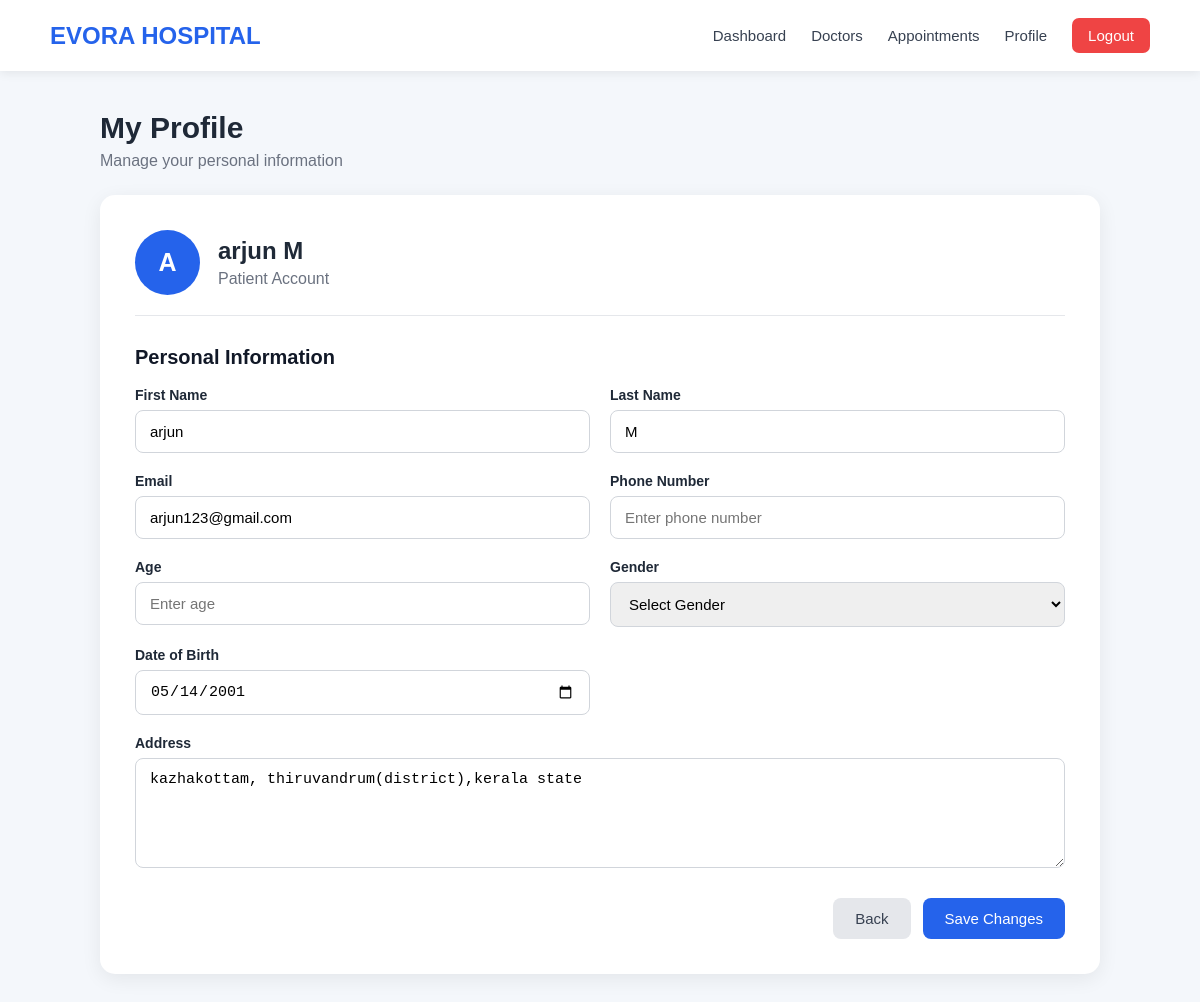
Page /patient/profile/ (signed in) on the committed database.
### accounts/models.py (models this page shows, shortened)
class User(AbstractUser):
    ROLE_CHOICES = (
        ('patient', 'Patient'),
        ('doctor', 'Doctor'),
        ('admin', 'Admin'),
    )
    phone = models.CharField(
        max_length=15,
        blank=True
    )
    role = models.CharField(
        max_length=20,
        choices=ROLE_CHOICES,
        default='patient'
    )

### patients/models.py (models this page shows, shortened)
class Patient(models.Model):
    GENDER_CHOICES = (
        ('male', 'Male'),
        ('female', 'Female'),
        ('other', 'Other'),
    )
    user = models.OneToOneField(
        settings.AUTH_USER_MODEL,
        on_delete=models.CASCADE,
        related_name='patient_profile'
    )
    age = models.PositiveIntegerField(
        null=True,
        blank=True
    )
    gender = models.CharField(
        max_length=10,
        choices=GENDER_CHOICES,
        blank=True
    )
    date_of_birth = models.DateField(
        null=True,
        blank=True
    )
    address = models.TextField(
        blank=True
    )
    created_at = models.DateTimeField(
        auto_now_add=True
    )

### patients/views.py (the view, shortened to what this page needs)
@login_required
def patient_profile(request):
    if request.user.role != 'patient':
        messages.error(
            request,
            'Only patients can access this page.'
        )
        return redirect('patient_login')
    patient, created = Patient.objects.get_or_create(
        user=request.user
    )
    context = {
        'patient': patient,
        'user': request.user,
    }
    return render(
        request,
        'patients/profile.html',
        context
    )

### templates/patients/profile.html (shortened to what this page needs)
<!DOCTYPE html>
<html lang="en">
<head>
</head>
<body>
<nav class="navbar">
    <div class="logo">
        EVORA HOSPITAL
    </div>
    <div class="nav-links">
        <a href="/patient/dashboard/">
            Dashboard
        </a>
        <a href="/doctors/list/">
            Doctors
        </a>
        <a href="/appointments/my-appointments/">
            Appointments
        </a>
        <a href="/patient/profile/">
            Profile
        </a>
        <a href="/logout/" class="logout">
            Logout
        </a>
    </div>
</nav>
<div class="container">
    <div class="page-title">
        <h1>
            My Profile
        </h1>
        <p>
            Manage your personal information
        </p>
    </div>
    <div class="profile-card">
        <div class="profile-header">
            <div class="avatar">
                {% if user.first_name %}
                    {{ user.first_name|first|upper }}
                {% else %}
                    {{ user.username|first|upper }}
                {% endif %}
            </div>
            <div>
                <h2>
                    {% if user.get_full_name %}
                        {{ user.get_full_name }}
                    {% else %}
                        {{ user.username }}
                    {% endif %}
                </h2>
                <p>
                    Patient Account
                </p>
            </div>
        </div>
        <form method="POST">
            <h3 class="section-title">
                Personal Information
            </h3>
            <div class="form-grid">
                <div class="form-group">
                    <label>
                        First Name
                    </label>
                    <input
                        type="text"
                        name="first_name"
                        value="{{ user.first_name }}"
                        placeholder="Enter first name"
                    >
                </div>
                <div class="form-group">
                    <label>
                        Last Name
                    </label>
                    <input
                        type="text"
                        name="last_name"
                        value="{{ user.last_name }}"
                        placeholder="Enter last name"
                    >
                </div>
                <div class="form-group">
                    <label>
                        Email
                    </label>
                    <input
                        type="email"
                        name="email"
                        value="{{ user.email }}"
                        placeholder="Enter email"
                    >
                </div>
                <div class="form-group">
                    <label>
                        Phone Number
                    </label>
                    <input
                        type="text"
                        name="phone"
                        value="{{ user.phone }}"
                        placeholder="Enter phone number"
                    >
                </div>
                <div class="form-group">
                    <label>
                        Age
                    </label>
                    <input
                        type="number"
                        name="age"
                        value="{{ patient.age|default:'' }}"
                        min="1"
                        max="120"
                        placeholder="Enter age"
                    >
                </div>
                <div class="form-group">
                    <label>
                        Gender
                    </label>
                    <select name="gender">
                        <option value="">
                            Select Gender
                        </option>
                    </select>
                </div>
                <div class="form-group">
                    <label>
                        Date of Birth
                    </label>
                    <input
                        type="date"
                        name="date_of_birth"
                        value="{{ patient.date_of_birth|date:'Y-m-d' }}"
                    >
                </div>
                <div class="form-group full">
                    <label>
                        Address
                    </label>
                    <textarea
                        name="address"
                        placeholder="Enter your address"
                    >{{ patient.address }}</textarea>
                </div>
            </div>
            <div class="button-area">
                <a
                    href="/patient/dashboard/"
                    class="btn back-btn"
                >
                    Back
                </a>
                <button
                    type="submit"
                    class="btn save-btn"
                >
                    Save Changes
                </button>
            </div>
        </form>
    </div>
</div>
</body>
</html>

### templates/patients/profile.html (style rules this page uses)
* { box-sizing: border-box; margin: 0; padding: 0; }
body { font-family: Arial, sans-serif; background: #f4f7fb; color: #1f2937; }
.navbar { background: #ffffff; padding: 18px 50px; display: flex; justify-content: space-between; align-items: center; box-shadow: 0 2px 10px rgba(0,0,0,0.08); }
.logo { font-size: 24px; font-weight: bold; color: #2563eb; }
.nav-links { display: flex; gap: 25px; align-items: center; }
.nav-links a { text-decoration: none; color: #374151; font-size: 15px; font-weight: 500; }
.logout { background: #ef4444; color: white !important; padding: 9px 16px; border-radius: 7px; }
.container { width: 90%; max-width: 1000px; margin: 40px auto; }
.page-title { margin-bottom: 25px; }
.page-title h1 { font-size: 30px; margin-bottom: 7px; }
.page-title p { color: #6b7280; }
.profile-card { background: white; padding: 35px; border-radius: 15px; box-shadow: 0 5px 20px rgba(0,0,0,0.07); }
.profile-header { display: flex; align-items: center; gap: 18px; margin-bottom: 30px; padding-bottom: 20px; border-bottom: 1px solid #e5e7eb; }
.avatar { width: 65px; height: 65px; border-radius: 50%; background: #2563eb; color: white; display: flex; justify-content: center; align-items: center; font-size: 25px; font-weight: bold; }
.profile-header h2 { margin-bottom: 5px; }
.profile-header p { color: #6b7280; }
.section-title { font-size: 20px; margin: 25px 0 18px; color: #111827; }
.form-grid { display: grid; grid-template-columns: 1fr 1fr; gap: 20px; }
.form-group { display: flex; flex-direction: column; }
.form-group.full { grid-column: 1 / -1; }
label { margin-bottom: 7px; font-weight: 600; font-size: 14px; }
input, select, textarea { width: 100%; padding: 12px 14px; border: 1px solid #d1d5db; border-radius: 8px; font-size: 15px; outline: none; }
textarea { min-height: 110px; resize: vertical; }
.button-area { margin-top: 30px; display: flex; justify-content: flex-end; gap: 12px; }
.btn { padding: 12px 22px; border-radius: 8px; border: none; font-size: 15px; cursor: pointer; text-decoration: none; }
.save-btn { background: #2563eb; color: white; }
.back-btn { background: #e5e7eb; color: #374151; }

### rows in the picture
User: first_name|first "A", get_full_name "arjun M", first_name "arjun", last_name "M", email "arjun123@gmail.com"
Patient: date_of_birth "05/14/2001", address "kazhakottam, thiruvandrum(district),kerala state"
